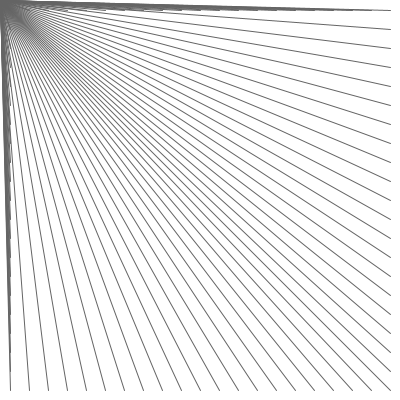
Frame 1 (no input)
Frame 60 (the mouse pressed at the canvas centre just before this capture): identical to frame 1, image omitted
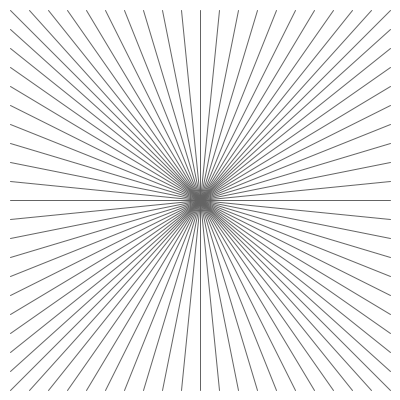
Frame 120 (the mouse held since frame 60 and released just before this capture)

The Processing sketch that drew these frames (run headless with seeded random() and noise(); from frame 60 on, the mouse is pressed at the canvas centre):

// Processing sketch: funcionFugas
// ── funcionFugas.pde
void setup() {
  size(400, 400);
}

void draw() {
  background(255);
  stroke(100);
  strokeWeight(1);
  dibujaFugasDesdeRectangulo(10, 10, 380, 380, mouseX, mouseY, 20);
}

void dibujaFugasDesdeRectangulo(
  float x, float y,
  float ancho, float alto,
  float x_destino, float y_destino,
  float cant) {

  //dibuja lineas desde un rectángulo ancho alto hacia centro x,y:

  //los primeros cuadrados se interpretan como las dimensiones de un rect()
  //los siguientes dos, son las coordenadas destino
  //el septimo parametro es la cantidad de divisiones del lateral

  push();//para dejar todo como cuando arranca

  //cantidad de lineas por laterales:
  for ( float i=0; i<cant; i++ ) {

    //linea desde arriba:
    line(x_destino, y_destino, map(i, -1, cant-1, x, x+ancho), y);
    //linea desde la abajo:
    line(x_destino, y_destino, map(i, 0, cant, x, x+ancho), y+alto);
    //linea desde la izquiera:
    line(x_destino, y_destino, x, map(i, 0, cant, y, y+alto) );
    //linea desde la derecha:
    line(x_destino, y_destino, x+ancho, map(i, -1, cant-1, y, y+alto));
  }

  pop(); //deja la matriz y estilos como estaban
}

void mousePressed() {
  save("captura.png");
}
